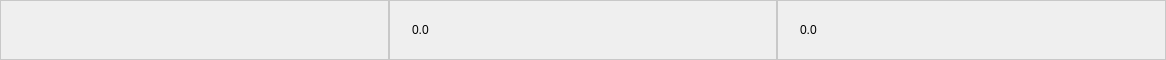
<?xml version="1.0" encoding="UTF-8"?>
<ui version="4.0">
 <class>Form</class>
 <widget class="QWidget" name="Form">
  <property name="geometry">
   <rect>
    <x>0</x>
    <y>0</y>
    <width>1166</width>
    <height>60</height>
   </rect>
  </property>
  <property name="windowTitle">
   <string>Form</string>
  </property>
  <property name="styleSheet">
   <string notr="true">.QSpinBox, .QDateEdit, .QLineEdit, .QTextEdit, .QRadioButton, .QPushButton, .QCheckBox, 
.QDoubleSpinBox  {
background-color: transparent;
border: 1px solid rgb(200, 200, 200);
padding: 20%;
color: black;
}

.QCheckBox::indicator{
width: 0;
}</string>
  </property>
  <layout class="QHBoxLayout" name="horizontalLayout_2">
   <property name="spacing">
    <number>0</number>
   </property>
   <property name="leftMargin">
    <number>0</number>
   </property>
   <property name="topMargin">
    <number>0</number>
   </property>
   <property name="rightMargin">
    <number>0</number>
   </property>
   <property name="bottomMargin">
    <number>0</number>
   </property>
   <item>
    <widget class="QLineEdit" name="i_name">
     <property name="sizePolicy">
      <sizepolicy hsizetype="Preferred" vsizetype="Preferred">
       <horstretch>0</horstretch>
       <verstretch>0</verstretch>
      </sizepolicy>
     </property>
    </widget>
   </item>
   <item>
    <widget class="QDoubleSpinBox" name="i_center">
     <property name="sizePolicy">
      <sizepolicy hsizetype="Ignored" vsizetype="Preferred">
       <horstretch>0</horstretch>
       <verstretch>0</verstretch>
      </sizepolicy>
     </property>
     <property name="buttonSymbols">
      <enum>QAbstractSpinBox::NoButtons</enum>
     </property>
     <property name="decimals">
      <number>1</number>
     </property>
    </widget>
   </item>
   <item>
    <widget class="QDoubleSpinBox" name="i_depth">
     <property name="sizePolicy">
      <sizepolicy hsizetype="Ignored" vsizetype="Preferred">
       <horstretch>0</horstretch>
       <verstretch>0</verstretch>
      </sizepolicy>
     </property>
     <property name="buttonSymbols">
      <enum>QAbstractSpinBox::NoButtons</enum>
     </property>
     <property name="decimals">
      <number>1</number>
     </property>
    </widget>
   </item>
  </layout>
 </widget>
 <resources/>
 <connections/>
</ui>
